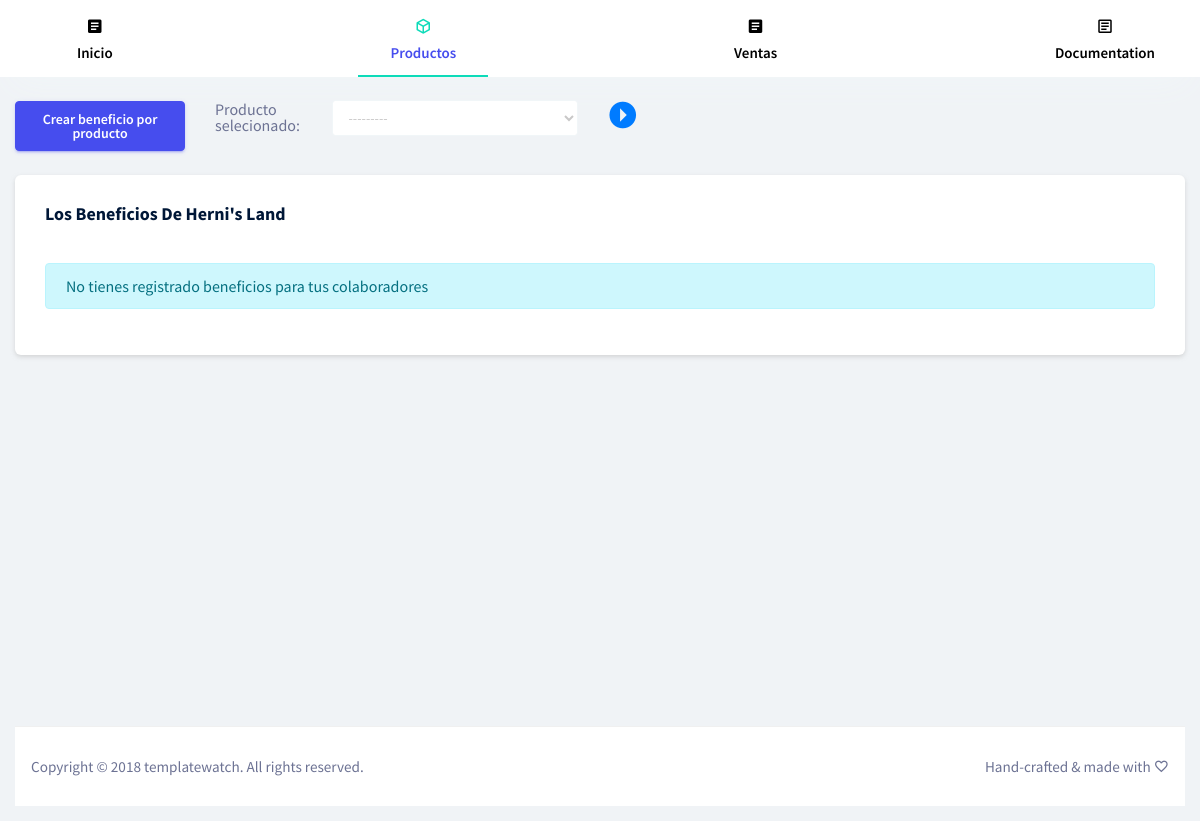
/productos/beneficios/ (signed in), run on an earlier commit of the app's database.
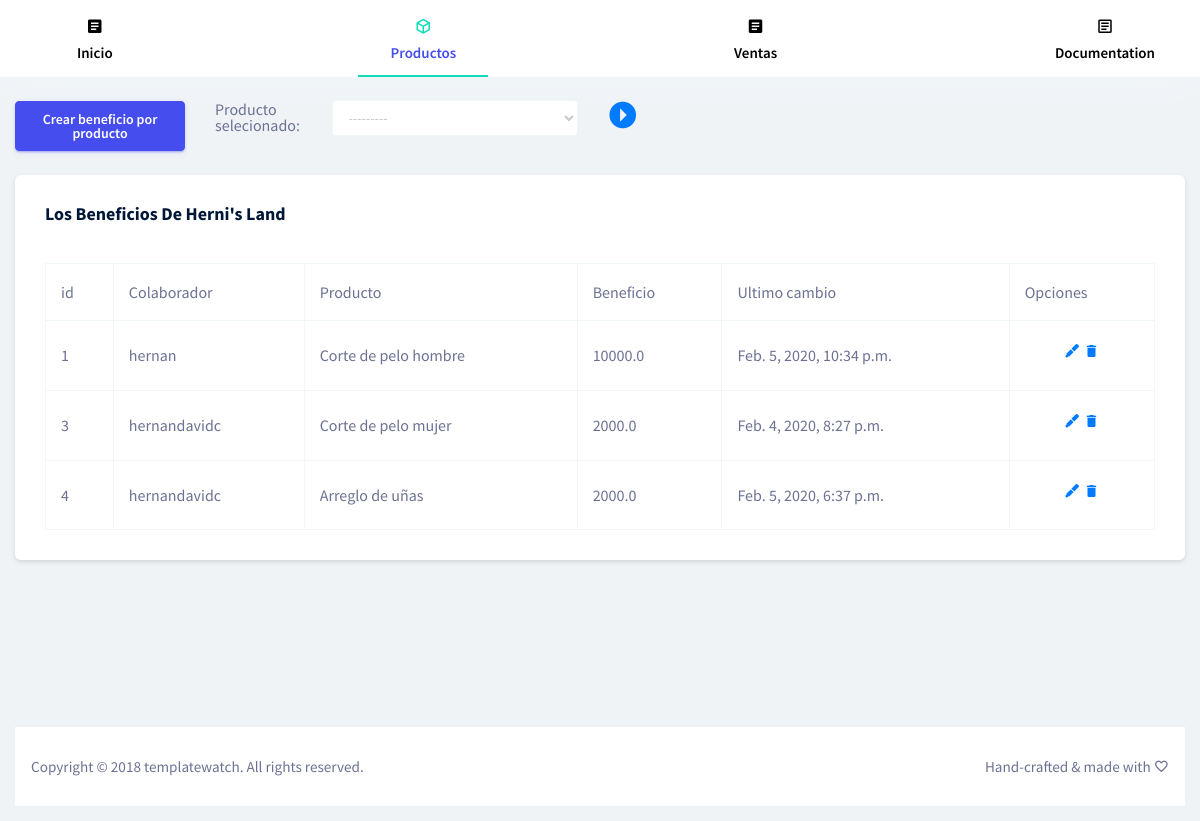
And on a later commit of the database.
### registration/models.py (models this page shows, shortened)
class Profile(models.Model):
    ACCESS_CHOICES = [
        ('admin', 'Administrador'),
        ('collaborator', 'Colaborador'),
        ('other', 'otro'),
    ]
    user = models.OneToOneField(User, related_name="profile", on_delete=models.CASCADE)
    company = models.ForeignKey(Company, verbose_name="Empresa", related_name="getEmployees", on_delete=models.PROTECT)
    occupation = models.ForeignKey(Occupation, verbose_name="Ocupación", related_name="getProfiles", on_delete=models.PROTECT)
    avatar = models.ImageField(upload_to=custom_upload_to, null=True, blank=True)
    bio = models.TextField(null=True, blank=True)
    cc = models.PositiveIntegerField(unique=True,verbose_name="Cédula",null=True, blank=True, error_messages={'unique':"Esta cedula ya tiene vinculada una cuenta."})
    link = models.URLField(max_length=200, null=True, blank=True)
    birthday = models.DateTimeField(verbose_name="Cumpleaños", null=True, blank=True)
    access = models.CharField(max_length=12,choices=ACCESS_CHOICES,default='collaborator',)
    balance = models.FloatField(verbose_name="Valor", default=0, null=False, blank=False)
    class Meta:
        ordering = ['user__username']

### companies/models.py (models this page shows, shortened)
class Company(models.Model):
    name = models.CharField(verbose_name="Nombre", unique=True, max_length=200, null=False, blank=False)
    description = models.TextField(verbose_name="Descripción", null=True, blank=True)
    RUT = models.CharField(max_length=100, null=True, blank=True)
    direction = models.CharField(verbose_name="Dirección", max_length=200, null=True, blank=True)
    contactNumber = models.CharField(verbose_name="Número de contacto", max_length=15, null=True, blank=True)
    created = models.DateTimeField(auto_now_add=True, verbose_name="Fecha de creación")
    updated = models.DateTimeField(auto_now=True, verbose_name="Fecha de edición")
    class Meta:
        verbose_name = "Empresa"
        verbose_name_plural = "Empresas"

### products/models.py (models this page shows, shortened)
class ProfitProduct(models.Model):
    user = models.ForeignKey(User, related_name="getUserProficts", null=False, blank=False, on_delete=models.PROTECT)
    product = models.ForeignKey(Product, related_name="getProductProficts", null=False, blank=False, on_delete=models.PROTECT)
    profit = models.FloatField(verbose_name="Valor", null=False, blank=False)
    created = models.DateTimeField(auto_now_add=True, verbose_name="Fecha de creación")
    updated = models.DateTimeField(auto_now=True, verbose_name="Fecha de edición")
    class Meta:
        unique_together = (("user", "product"),)
        verbose_name = "Beneficio por producto"
        verbose_name_plural = "Beneficios por producto"

class Product(models.Model):
    name = models.CharField(verbose_name="Nombre", max_length=200, null=False, blank=False)
    company = models.ForeignKey(Company, verbose_name="Empresa", on_delete=models.CASCADE, related_name="getProducts")
    description = models.TextField(verbose_name="Descripción", null=True, blank=True)
    value = models.FloatField(verbose_name="Valor", null=False, blank=False)
    created = models.DateTimeField(auto_now_add=True, verbose_name="Fecha de creación")
    updated = models.DateTimeField(auto_now=True, verbose_name="Fecha de edición")
    class Meta:
        verbose_name = "Producto"
        verbose_name_plural = "Productos"

### products/views.py (the view, shortened to what this page needs)
# urls.py: path('productos/beneficios/',  login_required(ProfitProductListAndCreate.as_view()), name='profitsListAndCreate'),
class ProfitProductListAndCreate(CreateView):
    template_name = 'products/profitproductList.html'
    model = ProfitProduct
    form_class = ProfitProductForm
    success_url = reverse_lazy('products:profitsListAndCreate')
    def get_context_data(self, **kwargs):
        context = super().get_context_data(**kwargs)
        context['idProduct'] = ""
        context['profitproductList'] = ProfitProduct.objects.filter(product__company=self.request.user.profile.company)
        if ('id' in self.request.GET) and (self.request.GET['id'] != ''):
            idProduct = int(self.request.GET['id'])
            if Product.objects.get(id=idProduct).company == self.request.user.profile.company:
                context['idProduct'] = idProduct
                context['profitproductList'] = ProfitProduct.objects.filter(product__id=idProduct)
        context['possibleProfileUsers'] = Profile.objects.filter(company= self.request.user.profile.company)
        context['possibleProducts'] = Product.objects.filter(company= self.request.user.profile.company)
        return context

### products/forms.py
class ProfitProductForm(forms.ModelForm):
    class Meta:
        model = ProfitProduct
        fields = ['user', 'product','profit']

### templates/products/profitproductList.html (shortened to what this page needs)
{% extends 'plataforma/base.html' %}
{% load static %}
{% block stylesBlock %}
<link rel="stylesheet" href="{% static 'vendors/bootstrap/css/dataTables.bootstrap.min.css' %}">
{% endblock %}
{% block content %}
<div class="row">
    <div class="col-sm-6 col-md-2">
        <button type="button" class="btn btn-primary" data-toggle="modal" data-target="#createProductModal">
            Crear beneficio por producto
        </button>
    </div>
    <div class="col-sm-6 col-md-5 row">
        <div class="col-sm-12 col-md-3">
            <h5>Producto selecionado:</h5>
        </div>
        <div class="col-sm-12 col-md-7">
            <select id="selectFilter" required class="form-control">
                <option value="" {% if not 'id' in request.GET  %} selected {% endif %}>---------</option>
            </select>
        </div>
        <div class="col-sm-12 col-md-1">
            <a id="goToProductProfits" href="#" disabled><p style="font-size: 2rem;" class="mt-1"> <i class="mdi mdi-arrow-right-drop-circle"></i></p></a>
        </div>
    </div>
    <div class="col-sm-12 col-md-5">
    </div>
</div>
<div class="row mt-4">
    <div class="col-lg-12 grid-margin stretch-card">
        <div class="card">
        <div class="card-body">
            <h4 class="card-title">Los beneficios de {{request.user.profile.company.name}}</h4>
            <div class="table-responsive pt-3">
                {% if profitproductList %}
                    <table id="dataTable" class="table table-bordered table-hover">
                        <thead>
                            <tr>
                                <th>id</th>
                                <th>Colaborador</th>
                                <th>Producto</th>
                                <th>Beneficio</th>
                                <th>Ultimo cambio</th>
                                <th>Opciones</th>
                            </tr>
                        </thead>
                        <tbody>
                        {% for profitproduct in profitproductList %}
                            <tr>
                                <td>{{ profitproduct.id }}</td>
                                <td>{{ profitproduct.user }}</td>
                                <td>{{ profitproduct.product.name }}</td>
                                <td>{{ profitproduct.profit }}</td>
                                <td>{{ profitproduct.updated }}</td>
                                <td>
                                    <p style="text-align:center;">
                                        <a href="{% url 'products:profitsUpdate' profitproduct.id %}"><i class="mdi mdi-grease-pencil"></i></a>
                                        <a href="#" data-href="{% url 'products:profitsDelete' profitproduct.id %}" data-toggle="modal" data-target="#confirm-delete" >
                                            <i class="mdi mdi-delete"></i>
                                        </a>
                                    </p>
                                </td>
                            </tr>
                        {% endfor %}
                        </tbody>
                    </table>
                {% else %}
                    <div class="alert alert-info" role="alert">
                        No tienes registrado beneficios para tus colaboradores
                    </div>
                {% endif %}
            </div>
        </div>
        </div>
    </div>
</div>
{% endblock %}

### templates/plataforma/base.html (shortened to what this page needs)
<html lang="en"><head>
    {% load static %}
    <link rel="stylesheet" href="{% static 'vendors/bootstrap/css/bootstrap.min.css' %}">
    <link rel="stylesheet" href="{% static 'vendors/mdi/css/materialdesignicons.min.css' %}">
    <link rel="stylesheet" href="{% static 'plataforma/css/style.css' %}">
    <link rel="stylesheet" href="{% static 'plataforma/css/extra.css' %}">
    {% block stylesBlock %}{% endblock %}
    </head>
  <body>
    <div class="container-scroller">
        {% include "plataforma/menu.html" %}
        <div class="container-fluid page-body-wrapper">
            <div class="main-panel">
                    <div class="content-wrapper">
                        {% block content %}{% endblock %}
                    </div>
                    <footer class="footer">
                        <div class="footer-wrap">
                            <div class="w-100 clearfix">
                            <span class="d-block text-center text-sm-left d-sm-inline-block">Copyright © 2018 <a href="https://www.templatewatch.com/" target="_blank">templatewatch</a>. All rights reserved.</span>
                            <span class="float-none float-sm-right d-block mt-1 mt-sm-0 text-center">Hand-crafted &amp; made with <i class="mdi mdi-heart-outline"></i></span>
                            </div>
                        </div>
                    </footer>
            </div>
        </div>
    </div>
</body></html>

### templates/plataforma/menu.html (shortened to what this page needs)
<div class="horizontal-menu">
<nav class="bottom-navbar">
    <div class="container">
        <ul class="nav page-navigation">
            <li class="nav-item {% if 'inicio' in request.path %}active{% endif %}">
                <a class="nav-link" href="{% url 'dashboard' %}">
                <i class="mdi mdi-file-document-box menu-icon"></i>
                <span class="menu-title">Inicio</span>
                </a>
            </li>
            <li class="nav-item {% if 'productos' in request.path %}active{% endif %}">
                <a class="nav-link">
                    <i class="mdi mdi-cube-outline menu-icon"></i>
                    <span class="menu-title">Productos</span>
                </a>
            </li>
            <li class="nav-item {% if 'ventas' in request.path %}active{% endif %}">
                <a class="nav-link" href="{% url 'sales:ListAndCreate' %}">
                <i class="mdi mdi-file-document-box menu-icon"></i>
                <span class="menu-title">Ventas</span>
                </a>
            </li>
            <li class="nav-item">
                <a href="docs/documentation.html" class="nav-link">
                    <i class="mdi mdi-file-document-box-outline menu-icon"></i>
                    <span class="menu-title">Documentation</span>
                </a>
            </li>
        </ul>
    </div>
</nav>
</div>

What changed in the data, as far as the page shows it:
added ProfitProduct: id "1", user "hernan", product.name "Corte de pelo hombre", profit "10000.0", updated "Feb. 5, 2020, 10:34 p.m."
added ProfitProduct: id "3", user "hernandavidc", product.name "Corte de pelo mujer", profit "2000.0", updated "Feb. 4, 2020, 8:27 p.m."
added ProfitProduct: id "4", user "hernandavidc", product.name "Arreglo de uñas", profit "2000.0", updated "Feb. 5, 2020, 6:37 p.m."
Also different on the page:
text no longer shown: "No tienes registrado beneficios para tus colaboradores"
text now shown: "id Colaborador Producto Beneficio Ultimo cambio Opciones"
